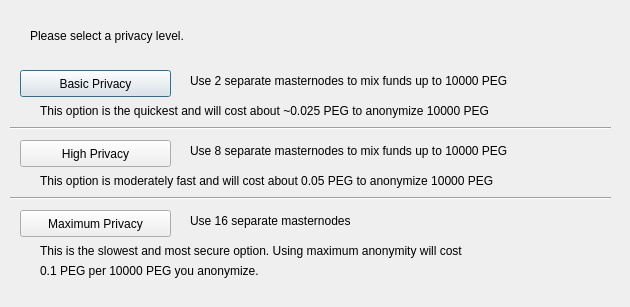
<?xml version="1.0" encoding="UTF-8"?>
<ui version="4.0">
 <class>ObfuscationConfig</class>
 <widget class="QDialog" name="ObfuscationConfig">
  <property name="geometry">
   <rect>
    <x>0</x>
    <y>0</y>
    <width>630</width>
    <height>307</height>
   </rect>
  </property>
  <property name="windowTitle">
   <string>Configure Obfuscation</string>
  </property>
  <widget class="QPushButton" name="buttonBasic">
   <property name="geometry">
    <rect>
     <x>20</x>
     <y>70</y>
     <width>151</width>
     <height>27</height>
    </rect>
   </property>
   <property name="text">
    <string>Basic Privacy</string>
   </property>
  </widget>
  <widget class="QPushButton" name="buttonHigh">
   <property name="geometry">
    <rect>
     <x>20</x>
     <y>140</y>
     <width>151</width>
     <height>27</height>
    </rect>
   </property>
   <property name="text">
    <string>High Privacy</string>
   </property>
  </widget>
  <widget class="QPushButton" name="buttonMax">
   <property name="geometry">
    <rect>
     <x>20</x>
     <y>210</y>
     <width>151</width>
     <height>27</height>
    </rect>
   </property>
   <property name="text">
    <string>Maximum Privacy</string>
   </property>
  </widget>
  <widget class="QLabel" name="label">
   <property name="geometry">
    <rect>
     <x>30</x>
     <y>20</y>
     <width>571</width>
     <height>31</height>
    </rect>
   </property>
   <property name="text">
    <string>Please select a privacy level.</string>
   </property>
  </widget>
  <widget class="QLabel" name="label_2">
   <property name="geometry">
    <rect>
     <x>190</x>
     <y>70</y>
     <width>421</width>
     <height>21</height>
    </rect>
   </property>
   <property name="text">
    <string>Use 2 separate masternodes to mix funds up to 10000 PEG</string>
   </property>
  </widget>
  <widget class="QLabel" name="label_3">
   <property name="geometry">
    <rect>
     <x>190</x>
     <y>140</y>
     <width>411</width>
     <height>21</height>
    </rect>
   </property>
   <property name="text">
    <string>Use 8 separate masternodes to mix funds up to 10000 PEG</string>
   </property>
  </widget>
  <widget class="QLabel" name="label_4">
   <property name="geometry">
    <rect>
     <x>190</x>
     <y>210</y>
     <width>421</width>
     <height>21</height>
    </rect>
   </property>
   <property name="text">
    <string>Use 16 separate masternodes</string>
   </property>
  </widget>
  <widget class="QLabel" name="label_6">
   <property name="geometry">
    <rect>
     <x>40</x>
     <y>100</y>
     <width>561</width>
     <height>21</height>
    </rect>
   </property>
   <property name="text">
    <string>This option is the quickest and will cost about ~0.025 PEG to anonymize 10000 PEG</string>
   </property>
  </widget>
  <widget class="QLabel" name="label_7">
   <property name="geometry">
    <rect>
     <x>40</x>
     <y>170</y>
     <width>561</width>
     <height>21</height>
    </rect>
   </property>
   <property name="text">
    <string>This option is moderately fast and will cost about 0.05 PEG to anonymize 10000 PEG</string>
   </property>
  </widget>
  <widget class="QLabel" name="label_8">
   <property name="geometry">
    <rect>
     <x>40</x>
     <y>240</y>
     <width>561</width>
     <height>21</height>
    </rect>
   </property>
   <property name="text">
    <string>This is the slowest and most secure option. Using maximum anonymity will cost</string>
   </property>
  </widget>
  <widget class="QLabel" name="label_9">
   <property name="geometry">
    <rect>
     <x>40</x>
     <y>260</y>
     <width>561</width>
     <height>21</height>
    </rect>
   </property>
   <property name="text">
    <string>0.1 PEG per 10000 PEG you anonymize.</string>
   </property>
  </widget>
  <widget class="Line" name="line">
   <property name="geometry">
    <rect>
     <x>10</x>
     <y>120</y>
     <width>601</width>
     <height>16</height>
    </rect>
   </property>
   <property name="orientation">
    <enum>Qt::Horizontal</enum>
   </property>
  </widget>
  <widget class="Line" name="line_2">
   <property name="geometry">
    <rect>
     <x>10</x>
     <y>190</y>
     <width>601</width>
     <height>16</height>
    </rect>
   </property>
   <property name="orientation">
    <enum>Qt::Horizontal</enum>
   </property>
  </widget>
 </widget>
 <resources/>
 <connections/>
</ui>
